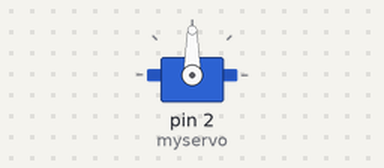
Simulated run of this sketch. Board: Arduino Uno, built with avr-gcc and run on an emulated ATmega328P. Shown: servo.

Above: at 0.05 s.
At 0.8 s:
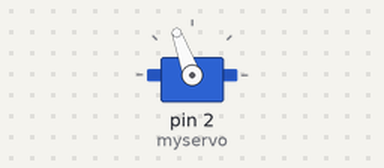
Timing chart, 0 to 3.0 s (numbered marks = the images above):
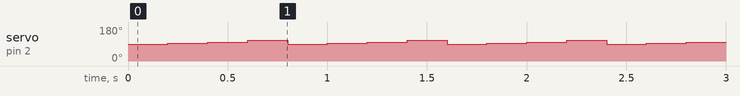

The sketch:

Servo_test.ino
```cpp
#include <Servo.h>
Servo myservo;
void setup() {
  // put your setup code here, to run once:

}

void loop() {
  myservo.attach(2);
  myservo.write(90);
  delay(200);
  myservo.write(95);
  delay(200);
  myservo.write(100);
  delay(200);
  myservo.write(110);
  delay(200);
  myservo.detach();
}
```

Measured:
- by itself, servo on pin 2 (myservo): repeats every 0.80 s: 100° 0.20 s, 110° 0.20 s, 90° 0.20 s, 95° 0.20 s
